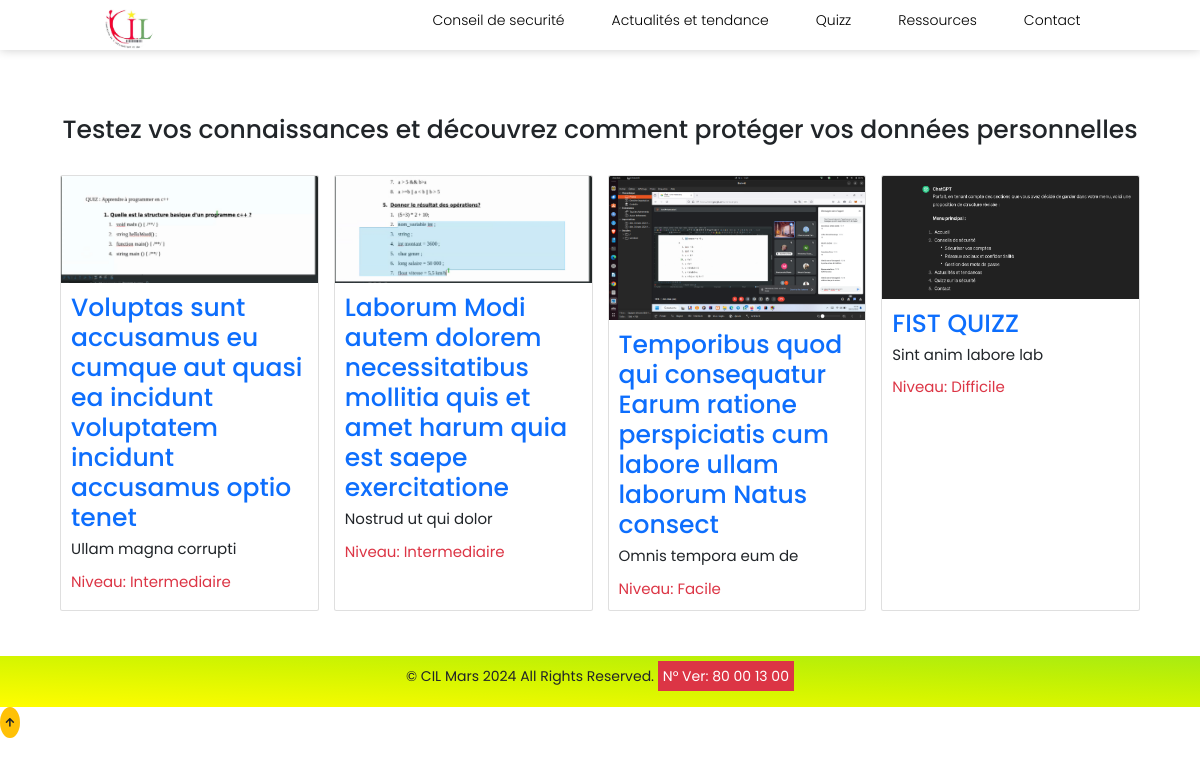
Screenshot of /quizz/ with the database file from the repository.
### app/models.py (models this page shows, shortened)
class Quiz(models.Model):
    DIFFICULTE = (
        ('Facile', 'Facile'),
        ('Intermediaire', 'Intermédiaire'),
        ('Difficile', 'Difficile'),
    )
    titre = models.CharField(max_length=100)
    description = models.TextField()
    difficulte = models.CharField(max_length=50, choices=DIFFICULTE)
    image = models.ImageField(upload_to='app/images/quiz_images', default='app/images/default_quiz_image.png', null=True, blank=True)
    date_modification = models.DateTimeField(auto_now=True)  # Champ de date de modification automatiquement mis à jour à chaque modification
    class Meta:
        ordering = ['-date_modification']  # Ordonner les quiz par date de modification décroissante par défaut

### app/views.py (the view)
# urls.py: path('quizz/', views.displayQuizz, name='display_quiz'),
def displayQuizz(request):
    quiz_list = Quiz.objects.all()
    paginator = Paginator(quiz_list, 10)  # 10 quiz par page
    page = request.GET.get('page')
    try:
        quizzes = paginator.page(page)
    except PageNotAnInteger:
        quizzes = paginator.page(1)
    except EmptyPage:
        quizzes = paginator.page(paginator.num_pages)
    return render(request, 'app/quiz/home.html', {'quizzes': quizzes})

### app/templates/app/quiz/home.html
{% extends 'app/base.html' %}
{% block content %}
<h1 class="mb-4 text-dark text-center">Testez vos connaissances et découvrez comment protéger vos données personnelles </h1>
<div class="container mt-5">
        <div class="row">
    {% for quiz in quizzes %}
    <div class="col-lg-3 col-md-6 mb-4">
        <div class="card quiz-card">
            <div class="fruite-img min-height-200">
                <a href="{% url 'quiz_detail' quiz.id %}" class="text-decoration-none text-center text-primary fs-3 list-group-item-action"><img src="{{ quiz.image.url }}" class="card-img-top quiz-image" alt="{{ quiz.titre }}"></a>
            </div>
            <div class="card-body">
                <h5 class="card-title text-primary"><a href="{% url 'quiz_detail' quiz.id %}" class="text-decoration-none text-center text-primary fs-1 list-group-item-action">{{ quiz.titre }}</a></h5>
                <p class="card-text fs-4">{{ quiz.description }}</p>
                <p class="card-text text-danger fs-4">Niveau: {{ quiz.difficulte }}</p>
            </div>
        </div>
    </div>
    {% endfor %}
</div>
    </div>
{% endblock %}

### app/static/app/css/main.css (style rules this page uses)
* { margin: 0; padding: 0; font-family: "Poppins" , sans-serif; box-sizing: border-box; transition: all.2s linear; text-decoration: none; border: none; }
html { font-size: 62.5%; overflow-x: hidden; scroll-padding-top: 7em; scroll-behavior: smooth; }
body { position: relative; }

### app/static/app/css/quiz.css (style rules this page uses)
* { padding: 0; margin: 0; box-sizing: border-box; }
:root { --light-purple-color: #8854C0; --light-color: #fff; --dark-color: #000; --grey-color: #f2f2f2; --transition: all 300ms ease-in-out; }
body { min-height: 100vh; font-family: 'Poppins', sans-serif; color: var(--dark-color); background: var(--grey-color); }
.quiz-card { height: 100%; transition: transform 0.3s ease-in-out; }
.quiz-image { max-height: 200px; object-fit: cover; }

### rows the page displays
Quiz: image (picture), titre "Voluptas sunt accusamus eu cumque aut quasi ea incidunt voluptatem incidunt accusamus optio tenet", description "Ullam magna corrupti", difficulte "Intermediaire"
Quiz: image (picture), titre "Laborum Modi autem dolorem necessitatibus mollitia quis et amet harum quia est saepe exercitatione", description "Nostrud ut qui dolor", difficulte "Intermediaire"
Quiz: image (picture), titre "Temporibus quod qui consequatur Earum ratione perspiciatis cum labore ullam laborum Natus consect", description "Omnis tempora eum de", difficulte "Facile"
Quiz: image (picture), titre "FIST QUIZZ", description "Sint anim labore lab", difficulte "Difficile"
